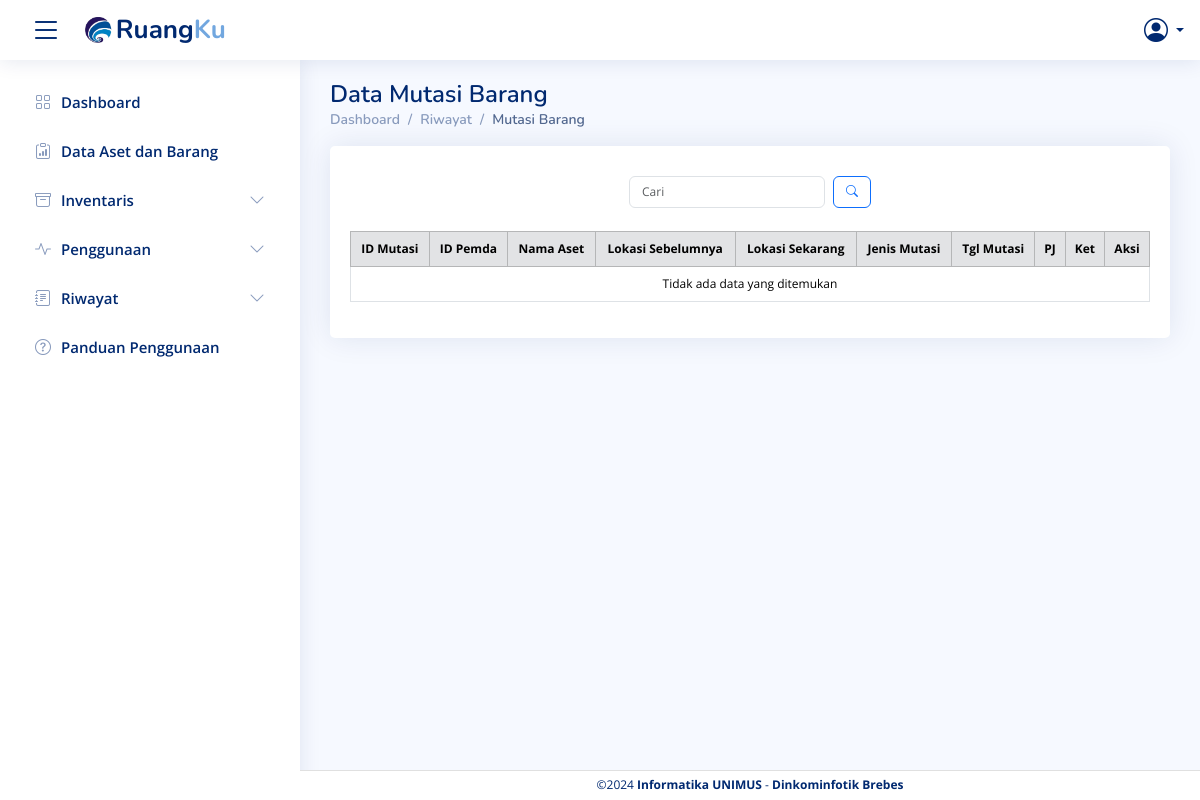
The app's page /Data_mutasi_barang.php, older data.
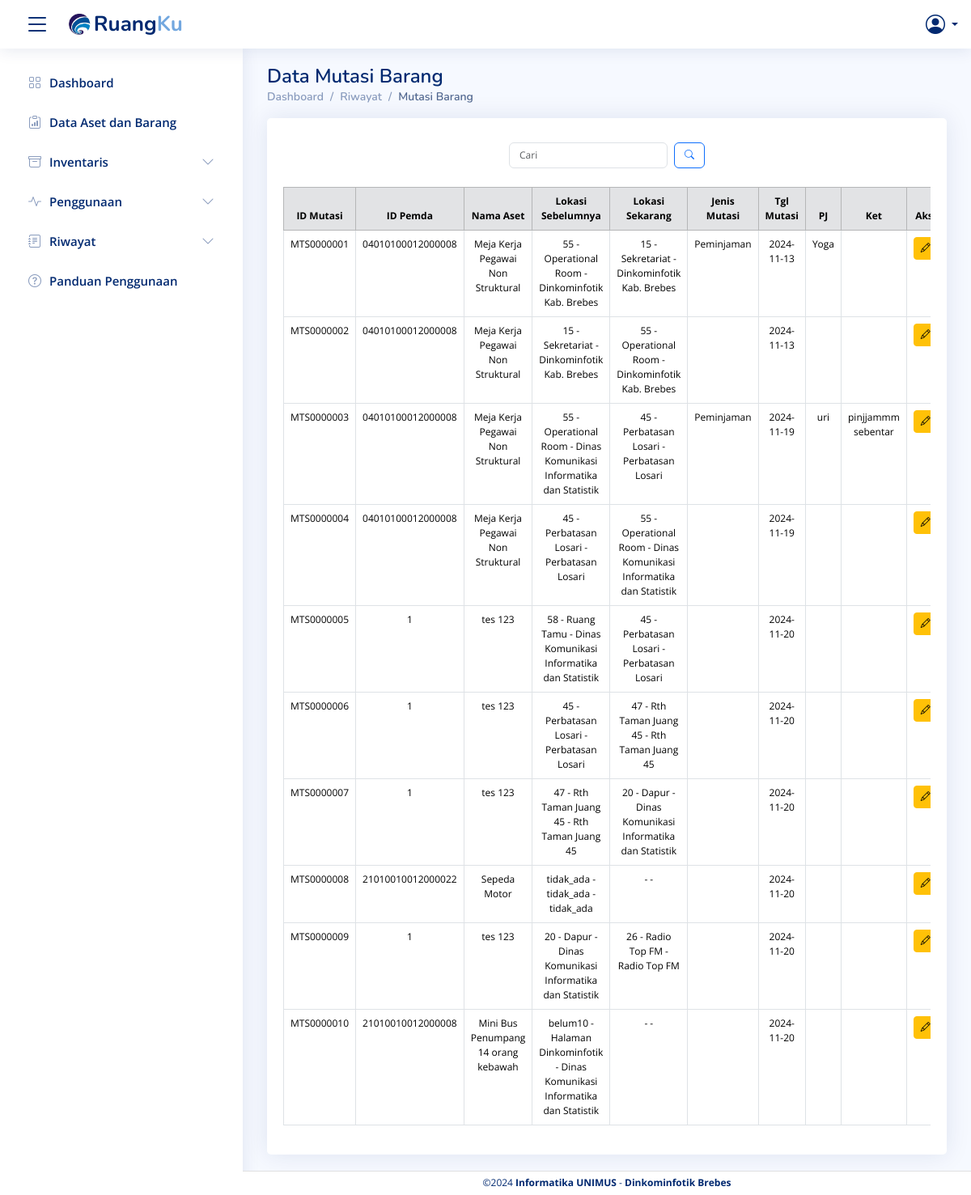
The same page, newer data.
### tables this page shows
CREATE TABLE `mutasi_barang` (
  `id_mutasi` varchar(50) NOT NULL,
  `id_barang_pemda` varchar(50) DEFAULT NULL,
  `ruang_asal` varchar(100) NOT NULL,
  `ruang_tujuan` varchar(100) NOT NULL,
  `tgl_mutasi` date DEFAULT NULL,
  `penanggungjawab` varchar(100) DEFAULT NULL,
  `kode_barang` varchar(50) DEFAULT NULL,
  `nama_barang` varchar(100) DEFAULT NULL,
  `jenis_mutasi` varchar(100) DEFAULT NULL,
  `keterangan` text
);

### Data_mutasi_barang.php (the view, shortened to what this page needs)
<?php
include("component/header.php");
include("koneksi/koneksi.php");
$limit = isset($_GET['limit']) ? max(1, (int)$_GET['limit']) : 10;
$page = isset($_GET['page']) ? max(1, (int)$_GET['page']) : 1;
$start = ($page - 1) * $limit;
$search_query = "";
$search_params = [];
$param_types = "";
$sql = "SELECT * FROM mutasi_barang $search_query LIMIT ?, ?";
$search_params[] = $start;
$search_params[] = $limit;
$param_types .= "ii";
$stmt = mysqli_prepare($conn, $sql);
if ($param_types) {
  mysqli_stmt_bind_param($stmt, $param_types, ...$search_params);
}
mysqli_stmt_execute($stmt);
$result = mysqli_stmt_get_result($stmt);
?>
<main id="main" class="main">
  <div class="pagetitle">
    <h1>Data Mutasi Barang</h1>
    <nav>
      <ol class="breadcrumb">
        <li class="breadcrumb-item"><a href="home.php">Dashboard</a></li>
        <li class="breadcrumb-item">Riwayat</li>
        <li class="breadcrumb-item active">Mutasi Barang</li>
      </ol>
    </nav>
  </div>
  <div class="card">
    <div class="card-body" style="padding-top: 30px;">
      <div class="d-flex justify-content-between align-items-center mb-2">
        <div class="flex-grow-1 d-flex justify-content-center">
          <div class="search-bar position-relative">
            <form class="search-form d-flex align-items-center" method="GET" action="">
              <input type="text" id="search-input" name="query" placeholder="Cari" class="form-control pe-5" value="<?= isset($_GET['query']) ? htmlspecialchars($_GET['query']) : ''; ?>" oninput="toggleClearButton()">
              <button type="submit" title="Cari" class="btn btn-outline-primary ms-2">
                <i class="bi bi-search"></i>
              </button>
            </form>
          </div>
        </div>
      </div>
      <div class="table-responsive" style="padding-top: 15px;">
        <table class="table table-bordered" style="font-size: 12px;">
          <thead class="table-secondary text-center">
            <tr>
              <th>ID Mutasi</th>
              <th>ID Pemda</th>
              <th>Nama Aset</th>
              <th>Lokasi Sebelumnya</th>
              <th>Lokasi Sekarang</th>
              <th>Jenis Mutasi</th>
              <th>Tgl Mutasi</th>
              <th>PJ</th>
              <th>Ket</th>
              <th>Aksi</th>
            </tr>
          </thead>
          <tbody>
            <?php if (mysqli_num_rows($result) > 0) : ?>
              <?php while ($row = mysqli_fetch_assoc($result)) : ?>
                <tr class="text-center">
                  <td><?= $row['id_mutasi'] ?></td>
                  <td><?= $row['id_barang_pemda'] ?></td>
                  <td><?= $row['nama_barang'] ?></td>
                  <td><?= $row['ruang_asal'] ?></td>
                  <td><?= $row['ruang_tujuan'] ?></td>
                  <td><?= $row['jenis_mutasi'] ?></td>
                  <td><?= $row['tgl_mutasi'] ?></td>
                  <td><?= $row['penanggungjawab'] ?></td>
                  <td><?= $row['keterangan'] ?></td>
                  <td><a href="frm_edit_mutasi.php?id_mutasi=<?= $row['id_mutasi'] ?>" class="btn btn-warning btn-sm"><i class="bi bi-pencil"></i></a></td>
                </tr>
              <?php endwhile; ?>
            <?php else : ?>
              <tr>
                <td colspan="10" class="text-center">Tidak ada data yang ditemukan</td>
              </tr>
            <?php endif; ?>
          </tbody>
        </table>
      </div>
    </div>
  </div>
</main>
<?php include("component/footer.php"); ?>

### component/header.php (shortened to what this page needs)
<?php
$nama_admin = $_SESSION['nama_admin'];
$foto_admin = $_SESSION['foto_admin'];
?>
<!DOCTYPE html>
<html lang="en">
<head>
  <link rel="stylesheet" href="https://cdn.jsdelivr.net/npm/notiflix/dist/notiflix-3.2.6.min.css" />
  <link href="https://cdn.jsdelivr.net/npm/bootstrap@5.3.0/dist/css/bootstrap.min.css" rel="stylesheet">
  <link href="vendor/bootstrap/css/bootstrap.min.css" rel="stylesheet">
  <link href="vendor/bootstrap-icons/bootstrap-icons.css" rel="stylesheet">
  <link href="vendor/boxicons/css/boxicons.min.css" rel="stylesheet">
  <link href="vendor/quill/quill.snow.css" rel="stylesheet">
  <link href="vendor/quill/quill.bubble.css" rel="stylesheet">
  <link href="vendor/remixicon/remixicon.css" rel="stylesheet">
  <link href="vendor/simple-datatables/style.css" rel="stylesheet">
  <link href="https://cdn.jsdelivr.net/npm/bootstrap@5.3.2/dist/css/bootstrap.min.css" rel="stylesheet">
  <link href="css/style.css" rel="stylesheet">
  <link href="css/kita.css" rel="stylesheet">
  <link rel="stylesheet" href="https://cdn.jsdelivr.net/npm/sweetalert2@11/dist/sweetalert2.min.css">
</head>
<body>
  <header id="header" class="header fixed-top d-flex align-items-center">
    <div class="d-flex align-items-center justify-content-between">
      <i class="bi bi-list toggle-sidebar-btn"></i>
      <a href="#" class="logo d-flex align-items-center" style="margin-left: 20px;">
        <img src="images/logo.png" alt="" style="width:auto; height:40px;">
        <span class="d-inline-block">Ruang<span style="color: #72a7df;">Ku</span></span>
      </a>
    </div>
    <nav class="header-nav ms-auto">
      <ul class="d-flex align-items-center">
        <li class="nav-item dropdown pe-3">
          <a class="nav-link nav-profile d-flex align-items-center pe-0" href="#" data-bs-toggle="dropdown">
            <?php if (empty($foto_admin)) : ?>
              <i class="bi bi-person-circle rounded-circle" style="font-size: 24px;"></i>
            <?php else : ?>
              <img src="images/<?php echo $foto_admin; ?>" alt="Profile" class="rounded-circle">
            <?php endif; ?>
            <span class="d-none d-md-block dropdown-toggle ps-2"><?php echo $nama_admin; ?></span>
          </a>
        </li>
      </ul>
    </nav>
  </header>
  <aside id="sidebar" class="sidebar">
    <ul class="sidebar-nav" id="sidebar-nav">
      <li class="nav-item">
        <a class="nav-link collapsed" href="home.php">
          <i class="bi bi-grid"></i>
          <span>Dashboard</span>
        </a>
      </li>
      <li class="nav-item">
        <a class="nav-link collapsed" href="Data_barang.php">
          <i class="bi bi-clipboard-data"></i>
          <span>Data Aset dan Barang</span>
        </a>
      </li>
      <li class="nav-item">
        <a class="nav-link collapsed" data-bs-target="#jadwal-nav" data-bs-toggle="collapse" href="#">
          <i class="bi bi-archive"></i><span>Inventaris</span><i class="bi bi-chevron-down ms-auto"></i>
        </a>
      </li>
      <li class="nav-item">
        <a class="nav-link collapsed" data-bs-target="#barang-nav" data-bs-toggle="collapse" href="#">
          <i class="bi bi-activity"></i><span>Penggunaan</span><i class="bi bi-chevron-down ms-auto"></i>
        </a>
      </li>
      <li class="nav-item">
        <a class="nav-link collapsed" data-bs-target="#report-nav" data-bs-toggle="collapse" href="#">
          <i class="bi bi-journal-text"></i><span>Riwayat</span><i class="bi bi-chevron-down ms-auto"></i>
        </a>
      </li>
      <li class="nav-item">
        <a class="nav-link collapsed" href="panduan_umum.php">
          <i class="bi bi-question-circle"></i>
          <span>Panduan Penggunaan</span>
        </a>
      </li>
    </ul>
  </aside>
</body>
</html>

### component/footer.php (shortened to what this page needs)
<!DOCTYPE html>
<html lang="en">
<head>
  <link href="https://cdn.jsdelivr.net/npm/bootstrap@5.3.0/dist/css/bootstrap.min.css" rel="stylesheet">
  <link href="vendor/bootstrap/css/bootstrap.min.css" rel="stylesheet">
  <link href="vendor/bootstrap-icons/bootstrap-icons.css" rel="stylesheet">
  <link href="vendor/boxicons/css/boxicons.min.css" rel="stylesheet">
  <link href="vendor/quill/quill.snow.css" rel="stylesheet">
  <link href="vendor/quill/quill.bubble.css" rel="stylesheet">
  <link href="vendor/remixicon/remixicon.css" rel="stylesheet">
  <link href="vendor/simple-datatables/style.css" rel="stylesheet">
  <link href="https://cdn.jsdelivr.net/npm/bootstrap@5.3.2/dist/css/bootstrap.min.css" rel="stylesheet">
  <link href="css/style.css" rel="stylesheet">
  <link href="css/kita.css" rel="stylesheet">
  <link href="https://cdn.jsdelivr.net/npm/sweetalert2@11/dist/sweetalert2.min.css" rel="stylesheet">
</head>
<body>
  <footer id="footer" class="footerkita fixed-bottom">
    <div class="copyright">
      &copy;2024 <strong><span>Informatika UNIMUS</span></strong><span> - </span><strong><span>Dinkominfotik Brebes</span></strong>
    </div>
  </footer>
</body>
</html>

### css/style.css (style rules this page uses)
:root { scroll-behavior: smooth; }
body { font-family: "Open Sans", sans-serif; background: #f6f9ff; color: #444444; }
a { color: #4154f1; text-decoration: none; }
h1, h2, h3, h4, h5, h6 { font-family: "Nunito", sans-serif; }
#main { margin-top: 60px; padding: 20px 30px; transition: all 0.3s; }
.pagetitle { margin-bottom: 10px; }
.pagetitle h1 { font-size: 24px; margin-bottom: 0; font-weight: 600; color: #012970; }
.card { margin-bottom: 30px; border: none; border-radius: 5px; box-shadow: 0px 0 30px rgba(1, 41, 112, 0.1); }
.card-body { padding: 0 20px 20px 20px; }
.breadcrumb { font-size: 14px; font-family: "Nunito", sans-serif; color: #899bbd; font-weight: 600; }
.breadcrumb a { color: #899bbd; transition: 0.3s; }
.breadcrumb .breadcrumb-item::before { color: #899bbd; }
.breadcrumb .active { color: #51678f; font-weight: 600; }
.logo { line-height: 1; }
@media (min-width: 1200px) { .logo { width: 280px; } }
.logo img { max-height: 26px; margin-right: 2px; }
.logo span { font-size: 26px; font-weight: 700; color: #012970; font-family: "Nunito", sans-serif; }
.header { transition: all 0.5s; z-index: 997; height: 60px; box-shadow: 0px 2px 20px rgba(1, 41, 112, 0.1); background-color: #fff; padding-left: 20px; }
.header .toggle-sidebar-btn { font-size: 32px; padding-left: 10px; cursor: pointer; color: #012970; }
.header-nav ul { list-style: none; }
.header-nav>ul { margin: 0; padding: 0; }
.header-nav .nav-profile { color: #012970; }
.header-nav .nav-profile span { font-size: 14px; font-weight: 600; }
.sidebar { position: fixed; top: 60px; left: 0; bottom: 0; width: 300px; z-index: 996; transition: all 0.3s; padding: 20px; overflow-y: auto; scrollbar-width: thin; scrollbar-color: #aab7cf transparent; box-shadow: 0px 0px 20px rgba(1, 41, 112, 0.1); background-color: #fff; }
@media (min-width: 1200px) { #main, #footer { margin-left: 300px; } }
.sidebar-nav { padding: 0; margin: 0; list-style: none; }
.sidebar-nav li { padding: 0; margin: 0; list-style: none; }
.sidebar-nav .nav-item { margin-bottom: 5px; }
.sidebar-nav .nav-link { display: flex; align-items: center; font-size: 15px; font-weight: 600; color: #4154f1; transition: 0.3; background: #f6f9ff; padding: 10px 15px; border-radius: 4px; }
.sidebar-nav .nav-link i { font-size: 16px; margin-right: 10px; color: #4154f1; }
.sidebar-nav .nav-link.collapsed { color: #012970; background: #fff; }
.sidebar-nav .nav-link.collapsed i { color: #899bbd; }
.sidebar-nav .nav-link .bi-chevron-down { margin-right: 0; transition: transform 0.2s ease-in-out; }

### css/kita.css (style rules this page uses)
.card { margin-bottom: 30px; border: none; border-radius: 5px; box-shadow: 0px 0 30px rgba(1, 41, 112, 0.1); }
.footerkita { height:30px; padding: 5px 0; font-size: 12px; transition: all 0.3s; border-top: 1px solid #e0e0e0; background-color:white; }
.footerkita .copyright { text-align: center; color: #012970; }

### component/header.php (style rules this page uses)
.card-body * { font-size: 12px !important; }

Row changes from the older to the newer data that the page shows:
added mutasi_barang: id_mutasi "MTS0000001", id_barang_pemda "04010100012000008", nama_barang "Meja Kerja Pegawai Non Struktural", ruang_asal "55 - Operational Room - Dinkominfotik Kab. Brebes", ruang_tujuan "15 - Sekretariat - Dinkominfotik Kab. Brebes", jenis_mutasi "Peminjaman", tgl_mutasi "2024-11-13", penanggungjawab "Yoga"
added mutasi_barang: id_mutasi "MTS0000002", id_barang_pemda "04010100012000008", nama_barang "Meja Kerja Pegawai Non Struktural", ruang_asal "15 - Sekretariat - Dinkominfotik Kab. Brebes", ruang_tujuan "55 - Operational Room - Dinkominfotik Kab. Brebes", tgl_mutasi "2024-11-13"
added mutasi_barang: id_mutasi "MTS0000003", id_barang_pemda "04010100012000008", nama_barang "Meja Kerja Pegawai Non Struktural", ruang_asal "55 - Operational Room - Dinas Komunikasi Informatika dan Statistik", ruang_tujuan "45 - Perbatasan Losari - Perbatasan Losari", jenis_mutasi "Peminjaman", tgl_mutasi "2024-11-19", penanggungjawab "uri", keterangan "pinjjammm sebentar"
added mutasi_barang: id_mutasi "MTS0000004", id_barang_pemda "04010100012000008", nama_barang "Meja Kerja Pegawai Non Struktural", ruang_asal "45 - Perbatasan Losari - Perbatasan Losari", ruang_tujuan "55 - Operational Room - Dinas Komunikasi Informatika dan Statistik", tgl_mutasi "2024-11-19"
added mutasi_barang: id_mutasi "MTS0000005", id_barang_pemda "1", nama_barang "tes 123", ruang_asal "58 - Ruang Tamu - Dinas Komunikasi Informatika dan Statistik", ruang_tujuan "45 - Perbatasan Losari - Perbatasan Losari", tgl_mutasi "2024-11-20"
added mutasi_barang: id_mutasi "MTS0000006", id_barang_pemda "1", nama_barang "tes 123", ruang_asal "45 - Perbatasan Losari - Perbatasan Losari", ruang_tujuan "47 - Rth Taman Juang 45 - Rth Taman Juang 45", tgl_mutasi "2024-11-20"
added mutasi_barang: id_mutasi "MTS0000007", id_barang_pemda "1", nama_barang "tes 123", ruang_asal "47 - Rth Taman Juang 45 - Rth Taman Juang 45", ruang_tujuan "20 - Dapur - Dinas Komunikasi Informatika dan Statistik", tgl_mutasi "2024-11-20"
added mutasi_barang: id_mutasi "MTS0000008", id_barang_pemda "21010010012000022", nama_barang "Sepeda Motor", ruang_asal "tidak_ada - tidak_ada - tidak_ada", ruang_tujuan "- -", tgl_mutasi "2024-11-20"
added mutasi_barang: id_mutasi "MTS0000009", id_barang_pemda "1", nama_barang "tes 123", ruang_asal "20 - Dapur - Dinas Komunikasi Informatika dan Statistik", ruang_tujuan "26 - Radio Top FM - Radio Top FM", tgl_mutasi "2024-11-20"
added mutasi_barang: id_mutasi "MTS0000010", id_barang_pemda "21010010012000008", nama_barang "Mini Bus Penumpang 14 orang kebawah", ruang_asal "belum10 - Halaman Dinkominfotik - Dinas Komunikasi Informatika dan Statistik", ruang_tujuan "- -", tgl_mutasi "2024-11-20"
Text that changed along with them:
text no longer shown: "Tidak ada data yang ditemukan"
